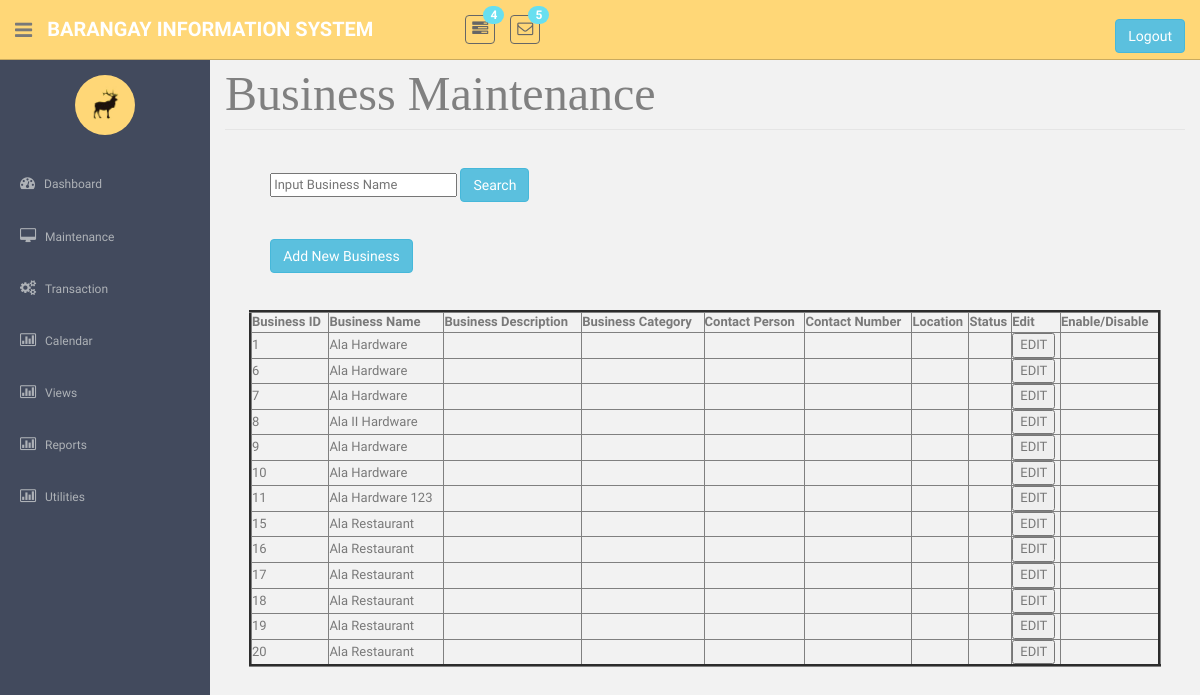
The app's page /BusinessMaintenance2.php with its own data.
### tables this page shows
CREATE TABLE `tblbusiness` (
  `strBusinessID` int(11) NOT NULL,
  `strBusinessName` varchar(45) NOT NULL,
  `strBusinessCateID` varchar(25) NOT NULL,
  `strBusinessDesc` varchar(45) NOT NULL,
  `strBusinessLocation` varchar(45) NOT NULL,
  `strBusinessContactPerson` varchar(45) NOT NULL,
  `strContactNum` varchar(15) NOT NULL,
  `strSignageType` varchar(20) NOT NULL,
  `strSignageSize` int(11) NOT NULL
);

### BusinessMaintenance2.php (the view, shortened to what this page needs)
<!DOCTYPE html>
          <?php require('header.php');?>
    <?php require('sidebar.php');?>
      <section id="main-content">
          <section class="wrapper site-min-height">		<form method = POST>
<legend ><font face = "cambria" size = 8 color = "grey"> Business Maintenance </font></legend>
<br>
<div class="input-append">
       &nbsp; &nbsp; &nbsp;&nbsp; &nbsp; &nbsp;&nbsp;&nbsp;&nbsp;    <input name="search" id="search" placeholder = "Input Business Name"/>
    <button class="btn btn-info" name = "s1">Search</button></form>
</div><br><br>
	&nbsp; &nbsp; &nbsp; &nbsp; &nbsp; &nbsp; &nbsp; <button  class="btn btn-info" onclick = "window.location.href='BusinessAdd.php'">Add New Business</button><br>
                            <div class="table-responsive">
                               <form method = POST>
<center> 		<br><br>
						<table  border = '3' style = 'width:95%'>
					<tr>
					<th>Business ID</th>
					<th>Business Name</th>
					<th>Business Description</th>
					<th>Business Category</th>
					<th>Contact Person</th>
					<th>Contact Number</th>
					<th>Location</th>
					<th>Status</th>
					<th>Edit</th>
					<th>Enable/Disable</th>
					</tr>
					<?php
					require('connection.php');
					$s  = $_SESSION['s'];
				$sql = "select * from tblbusiness where `strBusinessName` LIKE '$s%'";
				$query = mysqli_query($con, $sql);
				if(mysqli_num_rows($query) > 0){
					while($row = mysqli_fetch_object($query)){?>
					<tr> <td><?php echo $row->strBusinessID?></td>
					<td><?php echo $row->strBusinessName?></td>
					<td><?php echo $row->strBusinessDescription?></td>
					<td><?php echo $row->strCategory?></td>
					<td><?php echo $row->strContactPerson?></td>
					<td><?php echo $row->strContactNo?></td>
					<td><?php echo $row->strLocation?></td>
					<td><?php echo $row->strStatus?></td>
					<td> <button type = submit name = "btnEdit1" value = <?php echo $row->strBusinessID?>>EDIT</button></td>
					<td> <?php if($row->strStatus == 'active'){echo "<button type = submit name = 'disable' value = ".$row->strBusinessID.">Disable</button>";}
								else  if($row->strStatus == 'inactive'){echo "<button type = submit name = 'able' value = ".$row->strBusinessID.">Enable</button>";}					?></td>
					</tr>
				<?php }} ?></tbody>
					</table>
					<br><br>
</center>
</form>
                    </div>
		</section><! --/wrapper -->
      </section>
  </section>
  </body>
</html>

### assets/css/style.css (style rules this page uses)
body { color: #797979; background: #f2f2f2; font-family: 'Ruda', sans-serif; padding: 0px !important; margin: 0px !important; font-size:13px; }
#main-content { margin-left: 210px; }
.wrapper { display: inline-block; margin-top: 60px; padding-left: 15px; padding-right: 15px; padding-bottom: 15px; padding-top: 0px; width: 100%; }
.site-min-height { min-height: 900px; }

### records on screen
tblbusiness: strBusinessID "1", strBusinessName "Ala Hardware"
tblbusiness: strBusinessID "6", strBusinessName "Ala Hardware"
tblbusiness: strBusinessID "7", strBusinessName "Ala Hardware"
tblbusiness: strBusinessID "8", strBusinessName "Ala II Hardware"
tblbusiness: strBusinessID "9", strBusinessName "Ala Hardware"
tblbusiness: strBusinessID "10", strBusinessName "Ala Hardware"
tblbusiness: strBusinessID "11", strBusinessName "Ala Hardware 123"
tblbusiness: strBusinessID "15", strBusinessName "Ala Restaurant"
tblbusiness: strBusinessID "16", strBusinessName "Ala Restaurant"
tblbusiness: strBusinessID "17", strBusinessName "Ala Restaurant"
tblbusiness: strBusinessID "18", strBusinessName "Ala Restaurant"
tblbusiness: strBusinessID "19", strBusinessName "Ala Restaurant"
tblbusiness: strBusinessID "20", strBusinessName "Ala Restaurant"
